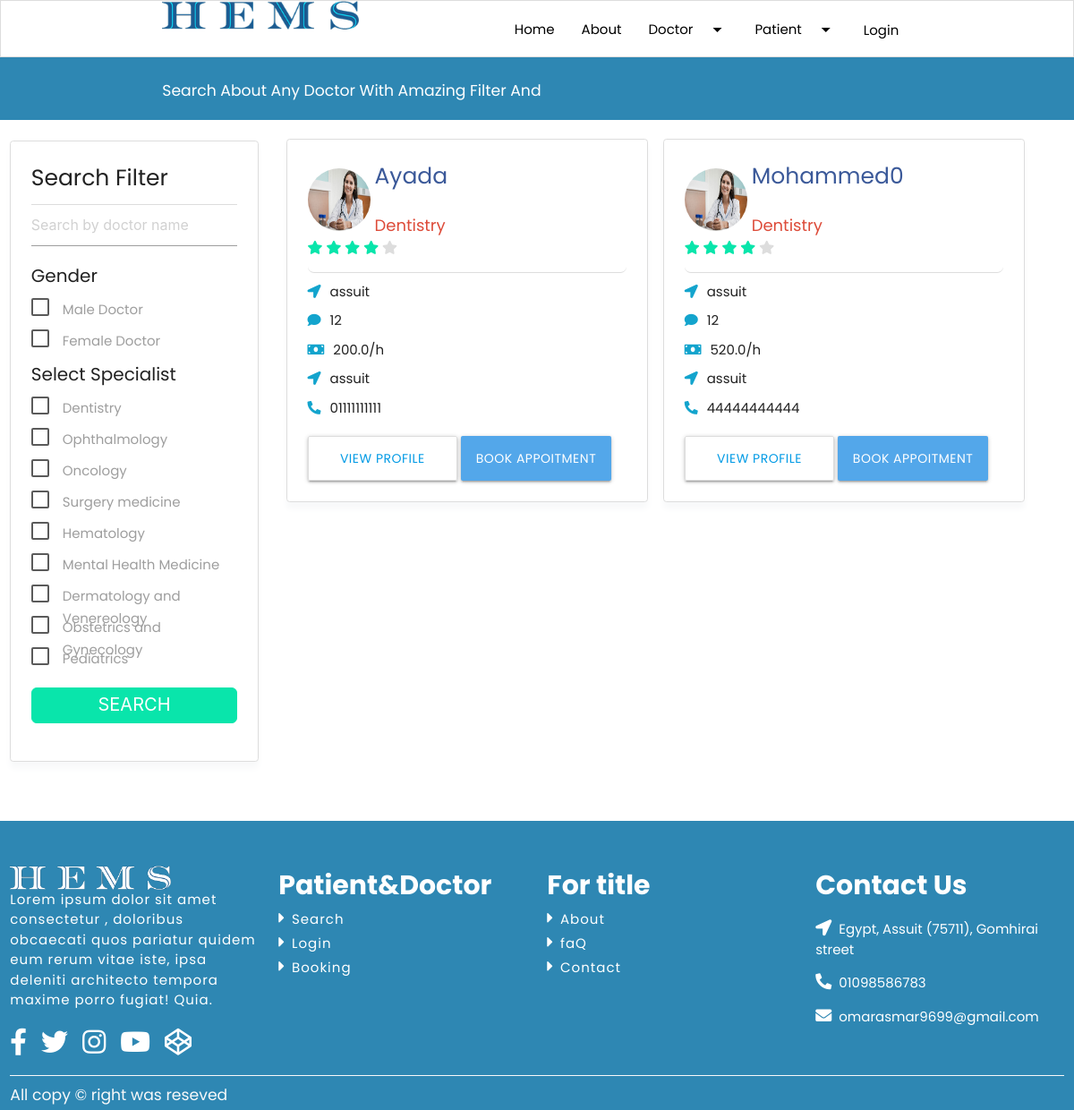
Screenshot of /search-doctor/ with the database file from the repository.
### account/models.py (models this page shows, shortened)
class Doctor(models.Model):
    img = models.ImageField(upload_to='doctors', null=True)
    bio = models.TextField( default='',null=True, max_length=5000)
    user = models.OneToOneField(User, on_delete=models.CASCADE, primary_key=True)
    age = models.IntegerField(default=22)
    doctor_name = models.CharField(max_length=120, verbose_name='اسم الدكتور')
    doctor_specialization = models.CharField(choices=SPECIALIZATION_CHOICES, max_length=50, verbose_name='التخصص')
    price = models.FloatField(verbose_name='سعر الكشف', default=0)
    National_ID = models.CharField(max_length=14, verbose_name='الرقم القومى',unique=True)
    phone = models.CharField(max_length=11, verbose_name='رقم الهاتف')
    address = models.CharField(max_length=120, verbose_name='عنوان المستخدم')
    gender = models.CharField(choices=GENDER_CHOICES, max_length=1, verbose_name='الجنس')
    tags = models.TextField(max_length=500, null='True', default='')
    youtube = models.CharField(max_length=300, default='')
    facebook = models.CharField(max_length=300, default='')
    twitter = models.CharField(max_length=300, default='')
    instagram = models.CharField(max_length=300, default='')
    linkedin = models.CharField(max_length=300, default='')

### account/views.py (the view, shortened to what this page needs)
def search_doctor(request):
    if request.method == 'GET':  # this will be GET now
        try:
            doctor_name = request.GET.get('search')  # do some research what it does
            doctor_specialization1 = request.GET.get('specialization1')
            doctor_specialization2 = request.GET.get('specialization2')
            doctor_specialization3 = request.GET.get('specialization3')
            doctor_specialization4 = request.GET.get('specialization4')
            doctor_specialization5 = request.GET.get('specialization5')
            doctor_specialization6 = request.GET.get('specialization6')
            doctor_specialization7 = request.GET.get('specialization7')
            doctor_specialization8 = request.GET.get('specialization8')
            doctor_specialization9 = request.GET.get('specialization9')
            gender1 = request.GET.get('gender1')
            gender2 = request.GET.get('gender2')
            status = m.Doctor.objects.all()
            if doctor_name:
                status = status.filter(Q(doctor_name__icontains=doctor_name))
            if gender1 or gender2:
                status = status.filter(Q(gender__icontains=gender1 or gender2))
            return render(request, 'account/search-doctor.html', {'doctors': status})
        except:
            status = m.Doctor.objects.all()
            return render(request, 'account/search-doctor.html', {'doctors': status})
    else:
        doctors = m.Doctor.objects.all()
        return render(request, 'account/search-doctor.html', {'doctors': doctors})

### account/templates/account/search-doctor.html (shortened to what this page needs)
{% extends 'account/base.html' %}
{% load static %}
{% block content %}
  <div class="search-bar">
    <div class="container">
      <div class="row">
        <div class="col s12">
          <div class="search-bar-title">
            <h6>Search about any doctor with amazing filter and</h6>
          </div>
        </div>
      </div>
    </div>
  </div>
  <div class="search-doctor">
    <div class="row">
      <div class="col s12 l3 theiaStickySidebar">
        <div class="filter">
          <div class="filter-label"> <span>search filter</span></div>
          <div class="filter-form">
            <form name="myform" method="GET" action="{% url 'search_doctor' %}">
              <div class="cal-icon">
                <input type="text" name="search" placeholder="Search by doctor name" />
              </div>
              <div class="cheack-gender">
                <div class="cheack-gender-label">
                  <span>Gender</span>
                </div>
                <label>
                  <span>Male Doctor</span>
                </label><br>
                <label>
                  <span>Female Doctor</span>
                </label>
              </div>
              <div class="select-specialist">
                <div class="select-specialist-label">
                  <span>Select Specialist</span>
                </div>
                <label>
                  <span>Dentistry</span>
                </label><br>
                <label>
                  <span>Ophthalmology</span>
                </label><br>
                <label>
                  <span>Oncology</span>
                </label><br>
                <label>
                  <span>Surgery medicine</span>
                </label><br>
                <label>
                  <span>Hematology</span>
                </label><br>
                <label>
                  <span>Mental Health Medicine</span>
                </label><br>
                <label>
                  <span>Dermatology and Venereology</span>
                </label><br>
                <label>
                  <span>Obstetrics and Gynecology</span>
                </label><br>
                <label>
                  <span>Pediatrics</span>
                </label><br>
              </div>
              <input class="filter-search-btn" type="submit" value="Search">
            </form>
          </div>
        </div>
      </div>
      <div class="col s12 l9">
        <div class="result-search">
          <div class="result-box">
            {%for doc in doctors%}
            <div class="result">
              <div class="doctor-info">
                <img
                        {%if doc.img%}
                        src="{{doc.img.url}}"
                        {%else%}
                        src = "{%static 'images/doctor/doctor-01.jpg'%}"
                        {%endif%}
                        alt="doctor">
                <span class="doctor-name">{{doc.doctor_name}}</span><br>
                <br>
                <span class="doctor-field">{{doc.doctor_specialization}}</span><br>
                <div class="p-rating">
                  <button class="p-rating-star"><i class="fas fa-star"></i></button>
                  <button class="p-rating-star"><i class="fas fa-star"></i></button>
                  <button class="p-rating-star"><i class="fas fa-star"></i></button>
                  <button class="p-rating-star"><i class="fas fa-star"></i></button>
                  <button class="p-rating-star"><i class="fas fa-star"></i></button>
                </div>
              </div>
              <div class="doctor-parem">
                <ul>
                  <li><i class="fas fa-location-arrow"></i><span>{{doc.address}}</span></li>
                  <li><i class="fas fa-comment"></i><span>12</span></li>
                  <li><i class="fas fa-money-bill"></i><span>{{doc.price}}/h</span></li>
                  <li><i class="fas fa-location-arrow"></i><span>{{doc.address}}</span></li>
                  <li><i class="fas fa-phone-alt"></i><span>{{doc.phone}}</span></li>
                </ul>
              </div>
              <button class="btn"><a href="{%url 'doctor_profile' doc.pk %}">View profile</a></button>
              <button class="btn"><a style="color: #FFF;" href="./doctor-profile.html">Book Appoitment</a style="color: #FFF;"></button>
            </div>
            {%endfor%}
          </div>
        </div>
      </div>
    </div>
  </div>
 {% endblock content%}

### static/css/style.css (style rules this page uses)
* { padding: 0; margin: 0; box-sizing: border-box; font-family: "Poppins",sans-serif; }
.search-bar { background-color: #2e87b3; height: 70px; line-height: 70px; }
.search-bar h6 { margin: 0; padding: 0; line-height: 70px; color: #fff; text-transform: capitalize; margin-left: -10px; }
.filter { border: 1px solid #DDD; padding: 1.5rem; margin-bottom: 3rem; box-shadow: 0 .5rem .5rem #F8F9FA; border-radius: .25rem; background-color: #fff; margin-top: 20px; }
.filter .filter-label { font-size: 25px; text-transform: capitalize; border-bottom: 1px solid #DDD; padding-bottom: 10px; }
.filter .select-specialist-label, .filter .cheack-gender-label { font-size: 20px; margin-top: 10px; }
.filter form label { display: inline-block; margin-top: 10px; }
.filter .filter-search-btn { width: 100%; height: 40px; text-align: center; margin-top: 20px; margin-bottom: 20px; background-color: #09e5ab; border: 1px solid #09e5ab; color: #fff; font-size: 20px; border-radius: 6px; text-transform: uppercase; cursor: pointer; }
.result-search { margin-top: 10px; }
.result-search .result-box > div { width: 46%; float: left; overflow: hidden; margin: 1%; border: 1px solid #DDD; padding: 1.5rem; box-shadow: 0 .5rem .5rem #F8F9FA; border-radius: .25rem; background-color: #fff; box-sizing: border-box; }
.result-box .doctor-info { border-bottom: 1px solid #DDD; padding-bottom: 15px; border-radius: 7px; }
.result-box .doctor-info img { height: 70px; width: 70px; border-radius: 50%; float: left; margin-right: 5px; cursor: pointer; margin-top: 10px; }
.result-box .doctor-info span { text-transform: capitalize; }
.result-box .doctor-info span:first-of-type { font-size: 25px; color: #3b5999; }
.result-box .doctor-info span:last-of-type { font-size: large; color: #dd4b39; }
.p-rating .p-rating-star { margin-top: 4px; color: #09e5ab; }
.p-rating .p-rating-star:last-of-type { color: #DDD; }
.p-rating-star { background-color: transparent; border: transparent; }
.doctor-parem ul li { margin-top: 10px; }
.doctor-parem ul li i { margin-right: 10px; color: #13a4cd; }
.result-box .btn { background-color: #53a7ea; margin-top: 20px !important; height: 50px; width: 47%; }
.result-box .btn:first-of-type { background-color: transparent; color: #2e87b3; border: 1px solid #ddd; }

### static/css/picker.css (style rules this page uses)
:root { --gray: #999; --blue: #0074d9; --color: #333; --background-color: #fff; --border: 1px solid #eee; }

### rows the page displays
Doctor: doctor_name "Ayada", doctor_specialization "Dentistry", address "assuit", price "200.0", phone "01111111111"
Doctor: doctor_name "Mohammed0", doctor_specialization "Dentistry", address "assuit", price "520.0", phone "44444444444"
